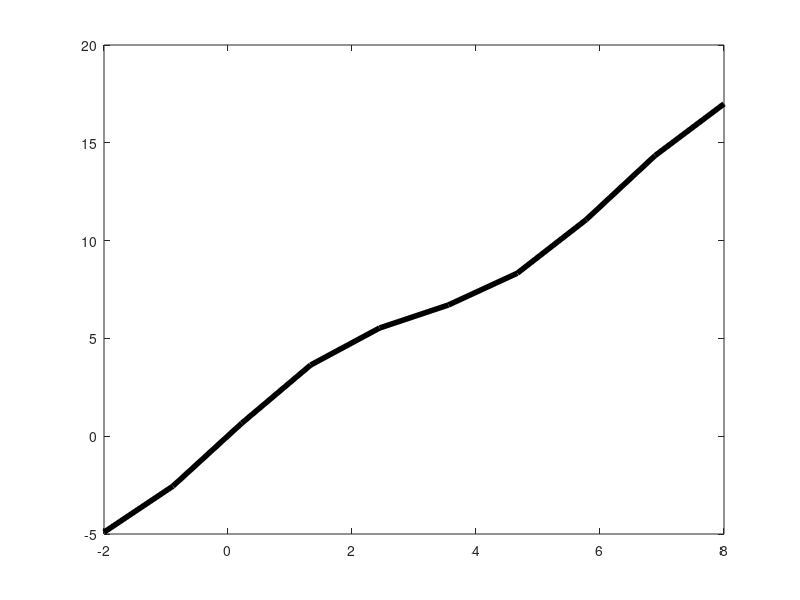

Source code (MATLAB): (Note: this script raises an error after producing the figure.)
clc; clear; close all

%% Part 1
y = [5, 6, 7, 2, -1, 3, 5, 7];
plot(y)

%% Part 2
x = linspace(-2, 8, 50);
y = x .* 2 + sin(x);
y(10:20) = NaN;
% y(10:20) = 1;
plot(x, y)

% Adding Bounds
xlim([-5, 50])
ylim([min(y) - 2, max(y)*1.2])

%% Part 3
x = linspace(-2, 8, 10);
y = x .* 2 + sin(x);
P = plot(x, y, 'k', 'LineWidth', 4);
P.Marker = 'o';
P.MarkerSize = 12;
P.Color = [0.5, 0.8, 0.1];
P.MarkerEdgeColor = [0.9, 0.8, 0.6];
P.MarkerFaceColor = 'r';

fig = gcf;
fig.Color = '#87c493';
fig.WindowScrollWheelFcn = @s8_4_func_1;

%% Part 4
x = linspace(0.1, 8, 10);
y = x .* 2 + sin(x);
xlabel("Axis X")
ylabel("Axis Y")
title("plot")


ax = gca;
% ax.XScale = 'log';
ax.YTick = [1, 3, 4, 5.1, 10];
ax.YTickLabel=  ["Here", "1", "1.1", "Here", "yo"];
ax.XTick = [];

%% Part 5
xline(3, ':')
yline(4, '--')
yline(1, '-.')
